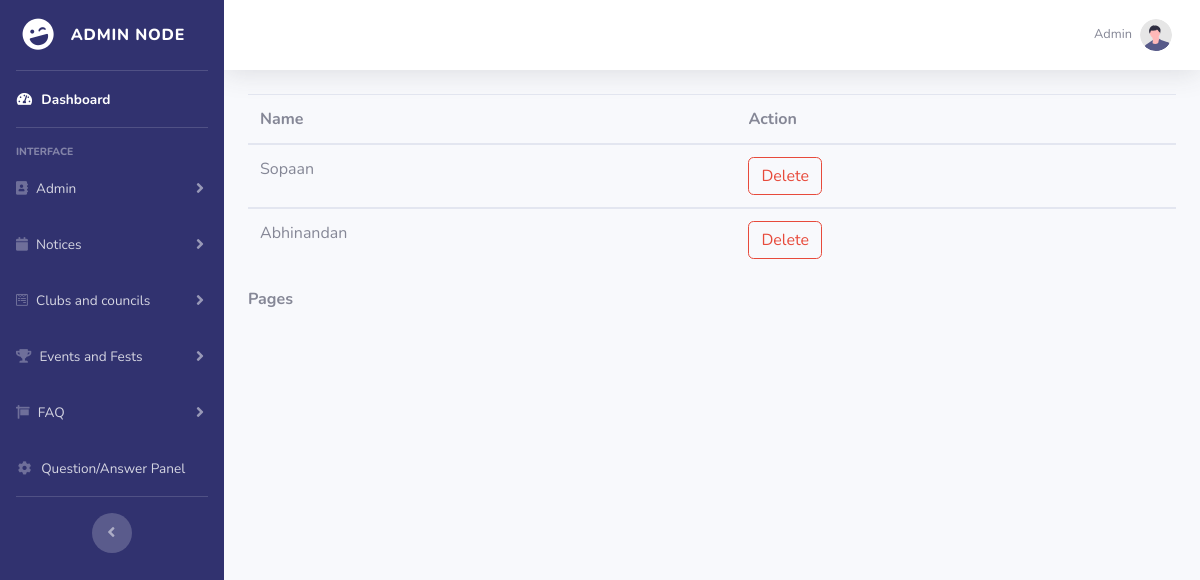
Before: /view_events.php (signed in) with the older database file.
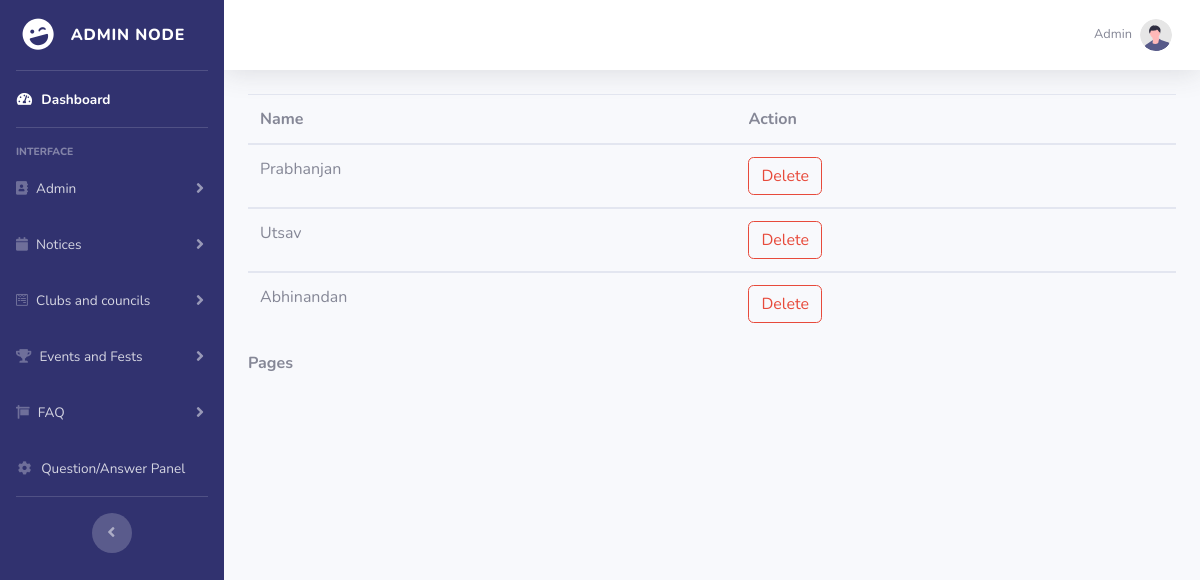
After: the same page with the newer database file.
### tables this page shows
CREATE TABLE `event` (
  `event_id` int(11) NOT NULL,
  `event_name` varchar(255) NOT NULL,
  `council_name` varchar(255) NOT NULL,
  `event_date` varchar(255) NOT NULL,
  `event_link` varchar(255) NOT NULL,
  `event_info` varchar(255) NOT NULL,
  `event_img` mediumblob NOT NULL
);

### view_events.php (the view, shortened to what this page needs)
<!DOCTYPE html>
<html lang="en">
<head>
    <link href="vendor/fontawesome-free/css/all.min.css" rel="stylesheet" type="text/css">
    <link href="css/sb-admin-2.min.css" rel="stylesheet">
</head>
<body id="page-top">
    <div id="wrapper">
        <?php
            include 'include/sidebar.php'
        ?>
        <div id="content-wrapper" class="d-flex flex-column">
            <div id="content">
                <?php
                    include 'include/topbar.php'
                ?>
                <div class="container-fluid">
                    <?php
                    include'conn.php';
                    if (isset($_GET["page"])) {
                        $page = $_GET["page"];
                    } else {
                        $page = 1;
                    };
                    $start_from = ($page - 1) * 20;
                    $sql = "select * from event ORDER BY event_id DESC LIMIT $start_from, 20";
                    $rs_result = mysqli_query($con, $sql);
                    ?>
                    <table class="table">
                        <thead>
                            <tr>
                                <th width="20%">Name</th>
                                <th colspan=2 width="18%">Action</th>
                            </tr>
                        </thead>
                        <?php
                        while ($row = mysqli_fetch_assoc($rs_result)) {
                        ?>
                            <tbody>
                                <tr>
                                    <td> <?php echo $row["event_name"]; ?> </td>
                                    <td><a class="btn btn-outline-danger" href='eventdelete.php?key1=<?php echo $row["event_id"]; ?>'>Delete</a>
                                    </td>
                                </tr>
                            </tbody>
                        <?php
                        };
                        ?>
                    </table>
                    <strong>Pages </strong>
                </div>
            </div>
        </div>
    </div>
</body>
</html>

Changed rows visible on the page:
removed event: event_name "Sopaan"
added event: event_name "Prabhanjan"
added event: event_name "Utsav"
